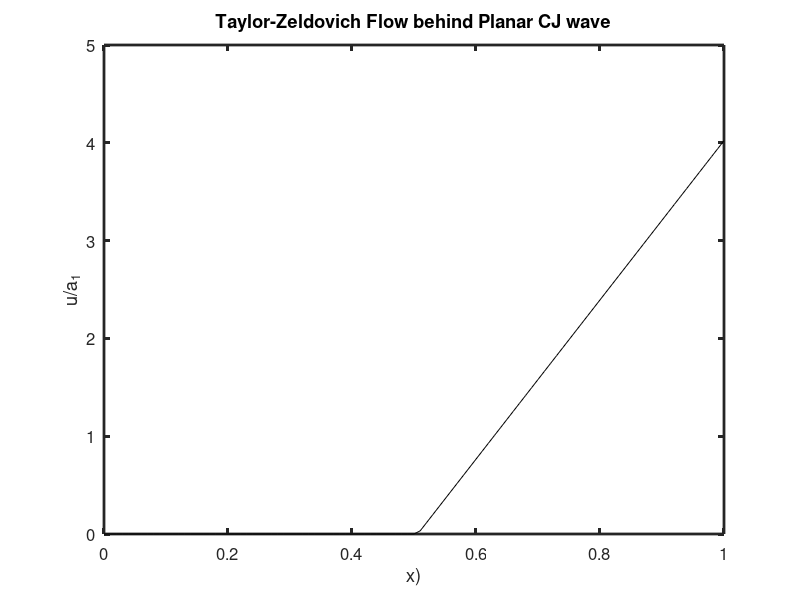
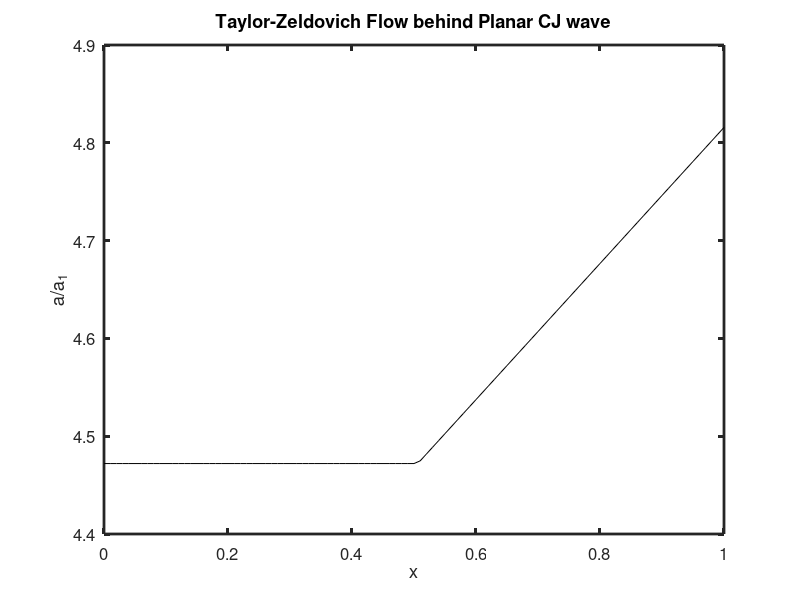
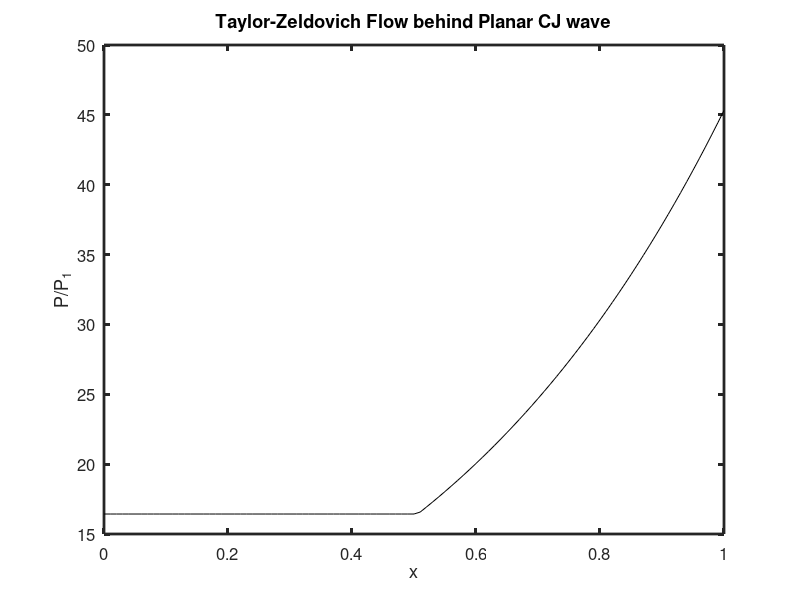
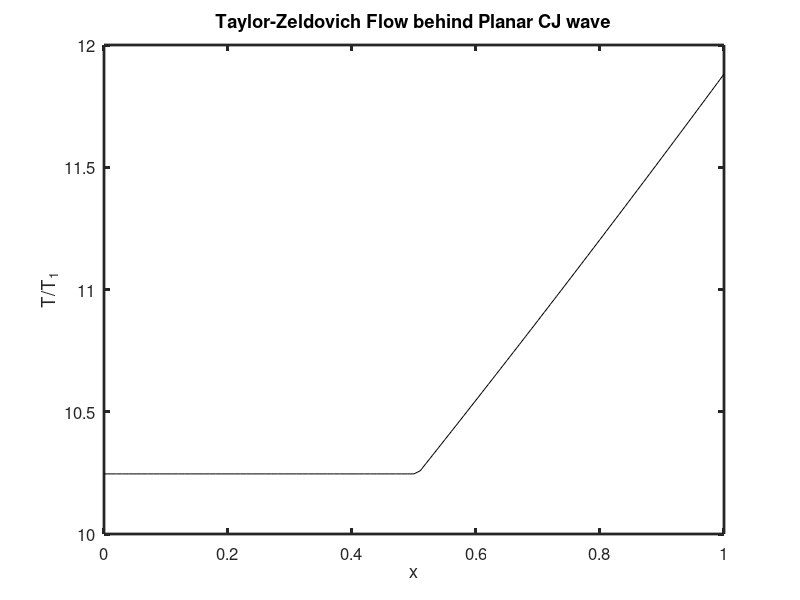

These charts were generated, in order, by the following MATLAB code:
% two_Gamma_TZ.m
% Computes two-gamma approximation to CJ detonation wave and 
% Taylor-Zeldovich expansion.  See Appendix C.5 from SDT report:
%
% SDToolbox:  Numerical Tools for Shock and Detonation Wave Modeling.  
% S. T. Kao, J. L. Zeigler, N. P. Bitter, B. E. Schmidt, J. M. Lawson, and J. E. Shepherd. 
% GALCIT Report FM2018.001.  California Institute of Technology, 2023. 
% https://shepherd.caltech.edu/EDL/PublicResources/sdt/doc/ShockDetonation/ShockDetonation.pdf
% 
% Please cite this report and the website: http://shepherd.caltech.edu/EDL/PublicResources/sdt/ 
% if you use these routines. Refer to LICENCE.txt or the above report for copyright and disclaimers.
% ################################################################################ 
% Updated April 2026
% Requires Cantera 3.0, Downloads and documentation at https://cantera.org/3.0/sphinx/html/matlab/index.html
% Tested with Matlab R2024b and Win11
% 
clear all; clc; close all;
% values determined by SDT program demo_CJ_isentrope.m
%% Parameters for 
mix = 'C3H8:2 O2:5';
P1 = 101325.; %Pa
T1  = 298.15; %K
M_CJ  = 8.8378;  %CJ Mach number
W_1 = 35.4553;    % reactant molar mass
W_2 = 17.0585;    % product molar mass
gamma_1 = 1.2468; % reactant ratio of specific heats (frozen)
gamma_2 = 1.1709; % product ratio of specific heats (equilibrium)
%% CJ state (normalized by initial (state 1 = reactant) values
P_CJ = (gamma_1*M_CJ^2+1)/(gamma_2+1);   % CJ pressure ratio
rho_CJ = gamma_1*(gamma_2+1)*M_CJ^2/(1 + gamma_1*M_CJ^2)/gamma_2; % CJ density ratio
T_CJ = P_CJ*W_2/rho_CJ/W_1;  % CJ temperature rate
a_CJ = sqrt(gamma_2*W_1*T_CJ/gamma_1/W_2);   %CJ sound speed
u_CJ = M_CJ - a_CJ;  % postdetonation velocity, lab frame
q = (gamma_2+1)*a_CJ^2/(gamma_2-1)/2 - (1/(gamma_1-1) + M_CJ^2/2);  %effective combustion energy normalized by a1^2
%% Plateau state (u_3 = 0) behind TZ wave  (normalized by state 1 values)
a_3 =  (gamma_2+1)*a_CJ/2 - (gamma_2-1)*M_CJ/2;
T_3 = gamma_1*W_2*(a_3^2)/gamma_2/W_1;
P_3 = P_CJ*(T_3/T_CJ)^(gamma_2/(gamma_2-1));
rho_3 = rho_CJ*(P_3/P_CJ)^(1/gamma_2);
x_3 = a_3/M_CJ;  % location of plateau (0 < x < x_3) for x_CJ =1 (detonation location)
%%  Generating TZ wave  states (normalized by state 1 values)
%   x = Distance  from wall (x=0) to detonation (x =1)
n = 101;
x = linspace(0,1,n);  
% initialize all variables to plateau state 3 
% first do primative variables
a = a_3*ones(1,n);
p = P_3*ones(1,n);
T =  T_3*ones(1,n);
rho = rho_3*ones(1,n);
u = zeros(1,n);
% now conservative form
f_1 = rho;       
f_2 = rho.*u;
c = W_1/gamma_1/(gamma_2-1)/W_2;
f_3 = rho.*(c*T-q+u.*u/2);
% use isentropic relations to compute properties within expansion wave
for i=1:n
    X = x(i)*M_CJ/a_3;
    if (X > 1)   %expansion wave:  1 < X < M_CJ/a_3,  plateau  0 < X < 1
        a(i) = a_3*(1- (gamma_2-1)*(1-X)/(gamma_2+1));
        u(i) = u_CJ - 2*(a_CJ - a(i))/(gamma_2-1);
        T(i) = T_CJ*(a(i)/a_CJ)^2;
        P(i) = P_CJ*(T(i)/T_CJ)^(gamma_2/(gamma_2-1));
        rho(i) = rho_CJ*(P(i)/P_CJ)^(1/gamma_2);
    elseif  (X < 1)  %plateau region
        a(i) = a_3;
        u(i) = 0.;
        P(i) = P_3;
        T(i) = T_3;
        rho(i) = rho_3;
    end
    f_1(i) = rho(i);
    f_2(i) = rho(i)*u(i);
    f_3(i) =  rho(i)*(c*T(i)-q+u(i)*u(i)/2);
end
%% Plot the solution
%
fontsize = 12;
figure 
plot(x(:), u(:), 'k');
xlabel('x)','FontSize',fontsize);
ylabel('u/a_1','FontSize',fontsize);
title('Taylor-Zeldovich Flow behind Planar CJ wave','FontSize',fontsize);
set(gca,'FontSize',12,'LineWidth',2);
%
figure
plot(x(:), a(:), 'k');
xlabel('x','FontSize',fontsize);
ylabel('a/a_1','FontSize',fontsize);
title('Taylor-Zeldovich Flow behind Planar CJ wave','FontSize',fontsize);
set(gca,'FontSize',12,'LineWidth',2);
%
figure 
plot(x(:),P(:), 'k');
xlabel('x','FontSize',fontsize);
ylabel('P/P_1','FontSize',fontsize);
title('Taylor-Zeldovich Flow behind Planar CJ wave','FontSize',fontsize);
set(gca,'FontSize',12,'LineWidth',2);
%
figure 
plot(x(:), T(:), 'k');
xlabel('x','FontSize',fontsize);
ylabel('T/T_1','FontSize',fontsize);
title('Taylor-Zeldovich Flow behind Planar CJ wave','FontSize',fontsize);
set(gca,'FontSize',12,'LineWidth',2);
%
figure 
plot(x(:), rho(:), 'k');
xlabel('x','FontSize',fontsize);
ylabel('rho/rho_1','FontSize',fontsize);
title('Taylor-Zeldovich Flow behind Planar CJ wave','FontSize',fontsize);
set(gca,'FontSize',12,'LineWidth',2);

%% Create output file in text format with Tecplot-style variable labels for columns
fn = ['CJ_TZ.txt'];
d = date;
fid = fopen(fn, 'w');
fprintf(fid, ' Taylor-Zeldovich flow behinid planar CJ wave\n');
fprintf(fid, ' Calculation run on %s\n', d );
fprintf(fid, ' Initial conditions\n');
fprintf(fid, [' Mixture: ' mix '\n']);
fprintf(fid, ' Temperature (K) %4.1f\n', T1);
fprintf(fid, ' Pressure (Pa) %2.1f\n', P1);
fprintf(fid, ' 2-gamma CJ Parameters\n');
fprintf(fid, ' MCJ %1.4e\n', M_CJ);
fprintf(fid, ' gamma_1 %1.4e\n', gamma_1);
fprintf(fid, ' gamma_2 %1.4e\n', gamma_2);
fprintf(fid, ' q %1.4e\n', q);
fprintf(fid, ' x_3 %1.4e\n', a_3/M_CJ);
fprintf(fid, 'Variables = "x",  "u", "a",  "P", "T","rho","f_1","f_2","f_3"\n');
z = [x; u; a; P; T; rho; f_1; f_2; f_3];
fprintf(fid, '%14.5e \t %14.5e \t %14.5e \t %14.5e \t %14.5e \t %14.5e \t %14.5e \t %14.5e \t %14.5e \n', z);
fclose(fid);



    
